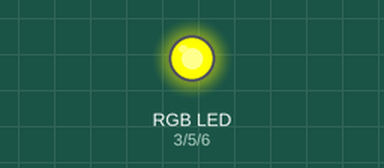
The sketch below on a simulated Arduino Uno, built with avr-gcc and run on an emulated ATmega328P. Shown: an RGB LED mixed from three pins (HIGH = lit).

Above: at 0.1 s.
Timing chart, 0 to 1.6 s (numbered marks = the images above):
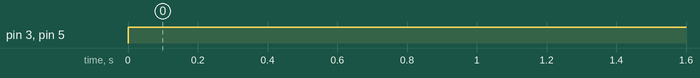

Measured:
- by itself, pin 3 (led_rojo), pin 5 (led_verde): LOW → HIGH at 0.00 s

The sketch:

test_rgb.ino
```cpp
int led_rojo = 3;
int led_verde = 5;
int led_azul = 6;


void setup() {
  pinMode(led_rojo, OUTPUT);
  pinMode(led_verde, OUTPUT);
  pinMode(led_azul, OUTPUT);
}

void loop() {

  digitalWrite(led_rojo, HIGH);
  digitalWrite(led_verde, HIGH);
  digitalWrite(led_azul, LOW);

}
```
